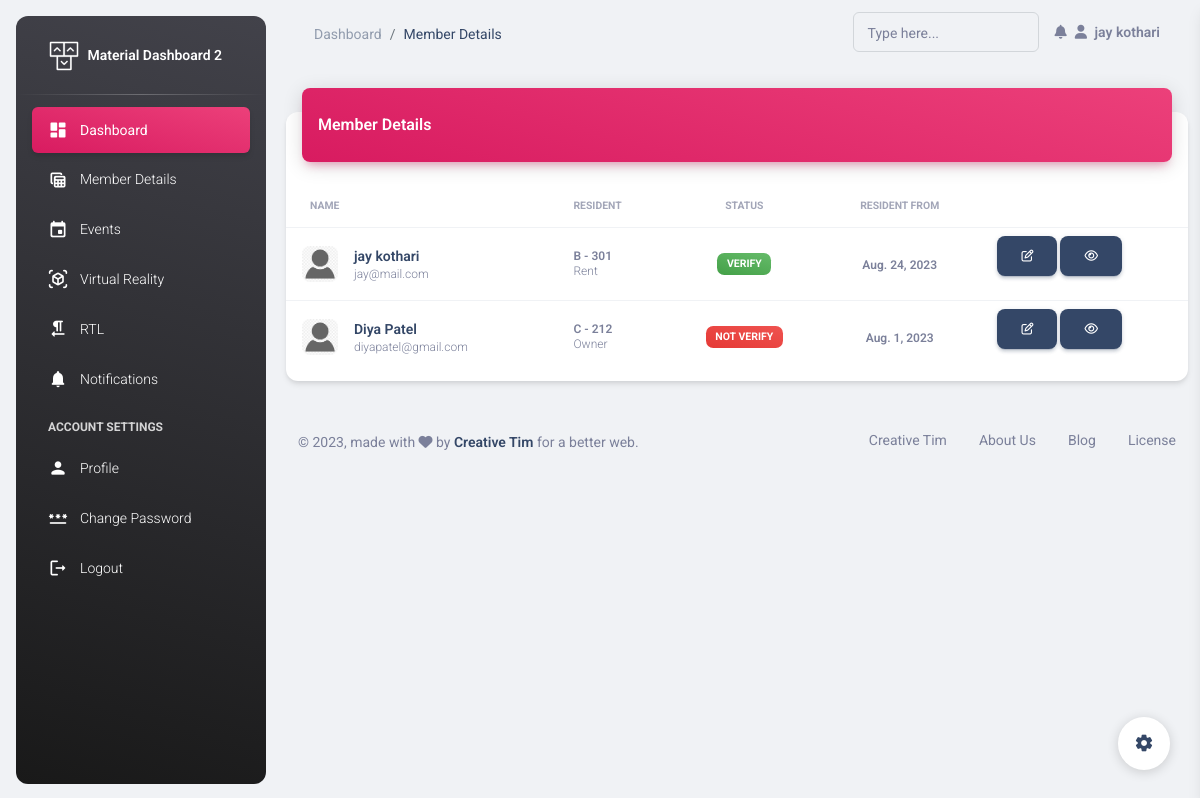
The app's page /sec/member-details/ (signed in), older data.
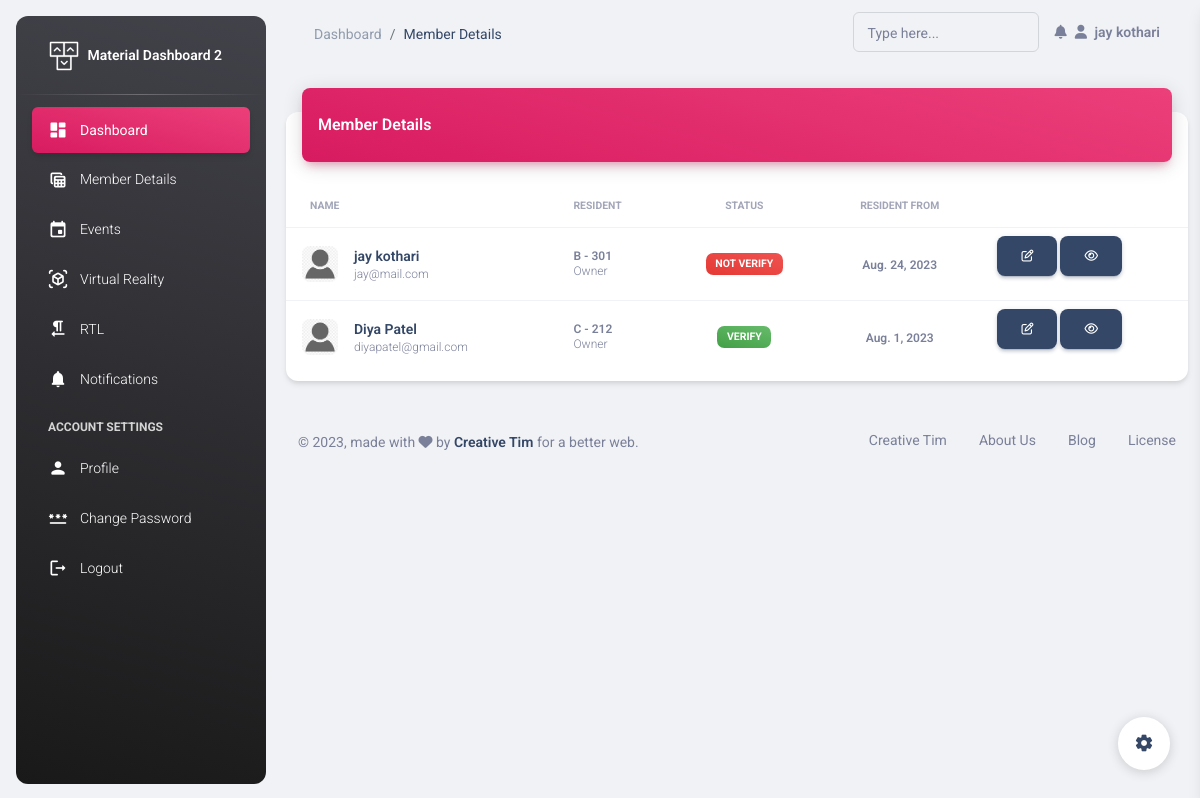
The same page, newer data.
### Members/models.py (models this page shows, shortened)
class Member(models.Model):
    fname = models.CharField(max_length=30)
    lname = models.CharField(max_length=30)
    mobile = models.CharField(max_length=13)
    email = models.EmailField(unique=True)
    flat_no = models.IntegerField()
    wing = models.CharField(max_length=1)
    res_from = models.DateField(null=True)
    created_on = models.DateTimeField(auto_now_add=True)
    res_type = models.CharField(max_length=20,default='Owner',choices=choice)
    verify = models.BooleanField(default=False)
    pic = models.FileField(upload_to='member_pic',default='avtar.png')
    password = models.CharField(max_length=30,null=True,blank=True)

### Secretory/views.py (the view)
# urls.py: path('member-details/',views.member_details, name='member-details'),
def member_details(request):
        user = Secratory.objects.get(email=request.session['email'])
        members = Member.objects.all()
        return render(request,'member-details.html',{'user':user,'members':members})

### Secretory/templates/member-details.html (shortened to what the changed rows need)
{% extends 'header.html' %}
{% load static %}
{% block content %}
<div class="container-fluid py-4">
    <div class="row">
      <div class="col-12">
        <div class="card my-4">
          <div class="card-body px-0 pb-2">
            <div class="table-responsive p-0">
              <table class="table align-items-center mb-0">
                <thead>
                  <tr>
                    <th class="text-uppercase text-secondary text-xxs font-weight-bolder opacity-7">Name</th>
                    <th class="text-uppercase text-secondary text-xxs font-weight-bolder opacity-7 ps-2">Resident</th>
                    <th class="text-center text-uppercase text-secondary text-xxs font-weight-bolder opacity-7">Status</th>
                    <th class="text-center text-uppercase text-secondary text-xxs font-weight-bolder opacity-7">Resident From</th>
                    <th class="text-secondary opacity-7"></th>
                  </tr>
                </thead>
                <tbody>
                  {% for member in members %}
                  <tr>
                    <td>
                      <div class="d-flex px-2 py-1">
                        <div>
                          <img src="{{member.pic.url}}" class="avatar avatar-sm me-3 border-radius-lg" alt="user1">
                        </div>
                        <div class="d-flex flex-column justify-content-center">
                          <h6 class="mb-0 text-sm">{{member.fname}}  {{member.lname}}</h6>
                          <p class="text-xs text-secondary mb-0">{{member.email}}</p>
                        </div>
                      </div>
                    </td>
                    <td>
                      <p class="text-xs font-weight-bold mb-0">{{member.wing}} - {{member.flat_no}}</p>
                      <p class="text-xs text-secondary mb-0">{{member.res_type}}</p>
                    </td>
                    <td class="align-middle text-center text-sm">
                      {% if member.verify %}
                      <span class="badge badge-sm bg-gradient-success">Verify</span>
                      {% else %}
                      <span class="badge badge-sm bg-gradient-danger">Not Verify</span>
                      {% endif %}
                    </td>
                    <td class="align-middle text-center">
                      <span class="text-secondary text-xs font-weight-bold">{{member.res_from}}</span>
                    </td>
                    <td class="align-middle">
                      <a href="{% url 'edit-member' member.id    %}" class="text-secondary font-weight-bold text-xs" data-toggle="tooltip" data-original-title="Edit user">
                        <button class="btn btn-dark"><i class="fa fa-edit"></i></button>
                      </a>
                      <a href="javascript:;" class="text-secondary font-weight-bold text-xs" data-toggle="tooltip" data-original-title="Edit user">
                        <button class="btn btn-dark"><i class="fa fa-eye"></i></button>
                      </a>
                    </td>
                  </tr>
                  {% endfor %}
                </tbody>
              </table>
            </div>
          </div>
        </div>
      </div>
    </div>
  </div>
{% endblock %}

Row changes from the older to the newer data that the page shows:
changed Member "jay": res_type "Rent" → "Owner"; verify "VERIFY" → "NOT VERIFY"
changed Member "Diya": verify "NOT VERIFY" → "VERIFY"
